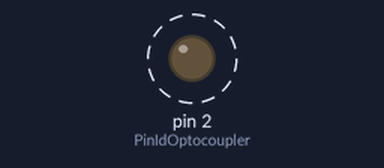
Bench run of a sketch on a simulated Arduino Uno, built with avr-gcc and run on an emulated ATmega328P. On the bench: output pins drawn as LEDs (lit = HIGH). Dashed ring = blinking.

Above: at 0.6 s.
Timing chart, 0 to 3.0 s (numbered marks = the images above):
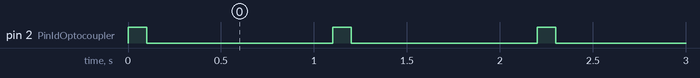

Measured:
- by itself, pin 2 (PinIdOptocoupler): alternates HIGH for 0.10 s and LOW for 1.0 s

The sketch:

15hackingButtons.ino
```cpp
// (licence header left out)
enum PinId {
    PinIdOptocoupler = 2,
};


void setup() {
    pinMode(PinIdOptocoupler, OUTPUT);
}


void loop() {

    // Close the circuit for few millisends
    digitalWrite(PinIdOptocoupler, HIGH);
    delay(100);
    digitalWrite(PinIdOptocoupler, LOW);

    // Repeat after a delay
    delay(1000);
}
```
